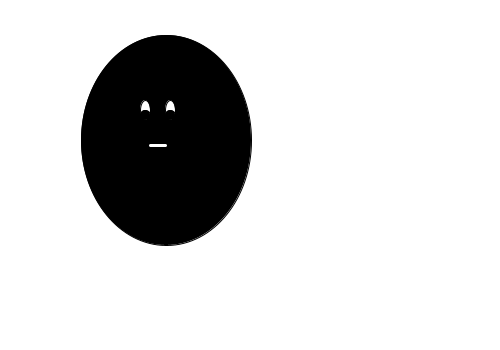
Frame 1 (no input)
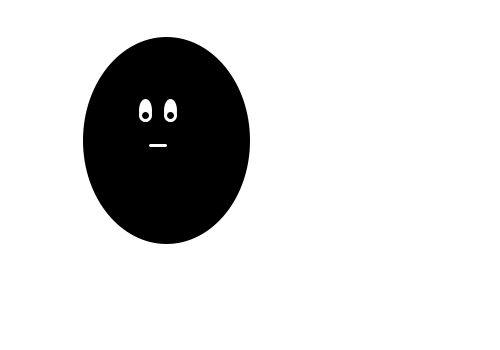
Frame 60 (the mouse pressed at the canvas centre just before this capture)
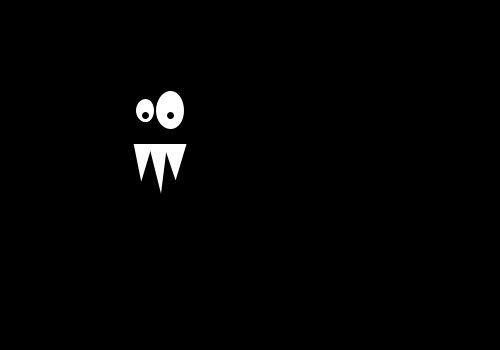
Frame 120 (the mouse held since frame 60 and released just before this capture)

The Processing sketch that drew these frames (run headless with seeded random() and noise(); from frame 60 on, the mouse is pressed at the canvas centre):

// Processing sketch: processing_9339
// ── processing_9339.pde


void setup ()
{
     size( 500,350 );
     smooth();
}

void draw()
{
     if(mouseX < width/2)
     {
      background( 255 );
      
      //monster body
      fill(0);
      ellipse(width/3,height/2.5, 170,210);
      
      //monster eyes
      fill(255);
      ellipse(145,110, 10,20);
      ellipse(170,110, 10,20);
      
      fill(0);
      ellipse(145,115, 10,10);
      ellipse(170,115, 10,10);
      
      //monster mouth
      stroke(255);
      strokeWeight( 3 );
      line(150,145, 165,145);
     }
     else
     {
      background( 0 );
      
      //monster eyes
      fill(255);
      ellipse(145,110, 15,20);
      ellipse(170,110, 25,35);
      
      fill(0);
      ellipse(145,115, 10,10);
      ellipse(170,115, 10,10);

      //monster tooth
      fill(255);
      triangle(135,145, 141,175, 150,145);
      triangle(150,145, 160,185, 165,145);
      triangle(165,145, 175,175, 184,145);
      }
}
      
      
